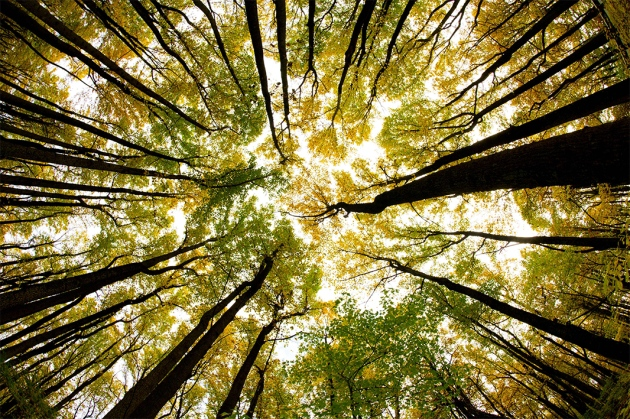
#> input picture img/trees.jpg, 630 x 419 px
$ jupyter execute 'Basic Image Manipulation-Student.ipynb'
#> lines starting #> are read from the running program, lines starting #| are printed output that depends on the picture; after the words box and inside, x2 and y2 are one past the last pixel; in counts of white or black regions, pixels touching at a corner belong together
# Syracuse It Girls Workshop: Image Manipulation
_8/2/21_

In this notebook, you will learn how to:

1. Load and visualize images
2. Understand images are arrays of numbers; they can be indexed and sliced
3. Rotate, resize, and crop an image
4. Create and apply your own color filters to an image

## Import Packages

[cell 1]
from PIL import Image
import numpy as np

## Load / Display Image

[cell 2]
#Load image and store it in variable "picture"
picture = Image.open("img/trees.jpg")
#> picture is the input picture: PIL image 630x419 RGB; mean R, G, B 125.3, 113.9, 61.8

[cell 3]
#Display image
picture

[cell 4]
#Print Additional Information about the picture
print("Number Bits: " + str(picture.bits) + "\n",
      "Picture Size: " + str(picture.size) + "\n",
      "Picture Format: " + picture.format)
#| Number Bits: 8
#|  Picture Size: (630, 419)
#|  Picture Format: JPEG

## Picture Manipulation

[cell 5]
#Rotate image
picture.rotate(45)
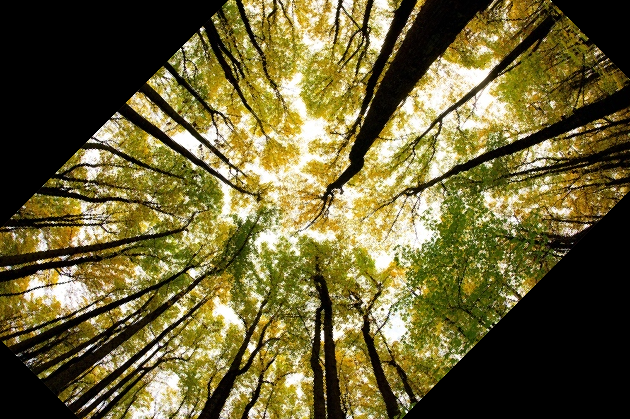
#> Out: PIL image 630x419 RGB; mean R, G, B 105.3, 96.7, 52.5

### Question: Write code below to rotate the picture 190 degrees

[cell 6]
# your code here:

### Question: Write code below to rotate the picture 76 degrees the opposite direction

[cell 7]
# your code here:

[cell 8]
#Resize image
picture.resize([200,200])
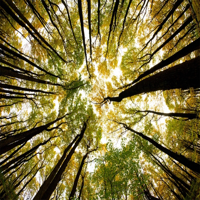
#> Out: PIL image 200x200 RGB; mean R, G, B 125.2, 114, 61.9

[cell 9]
#Permanently resize image
new_picture = picture.resize([200,200])

#Display new picture size
new_picture.size
#> Out = (200, 200)

### Question: Write code below to make the image half as wide, and half as tall

[cell 10]
# your code here:

## Color Manipulation

[cell 11]
#Grey-scale an image (the easy way)
picture.convert("L")
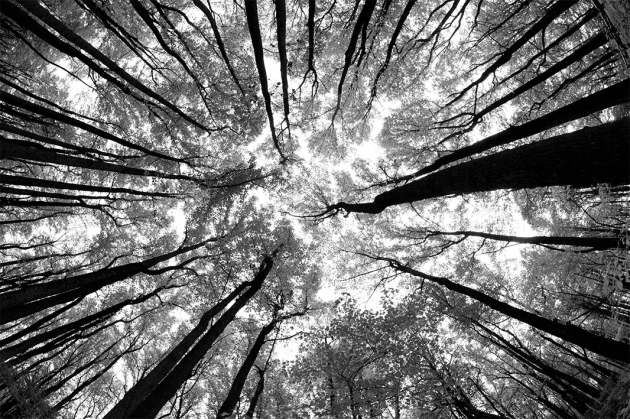
#> Out: PIL image 630x419 L; min 0, max 255, mean 111.4

## Images are really just lists of numbers

[cell 12]
#Convert picture to array
arr = np.array(picture)
arr

## Cropping an Image

Now we know images are just arrays of numbers. So we can slice that array to crop an image.
Below we crop an image vertically

[cell 13]
cropped_y = arr[:200]
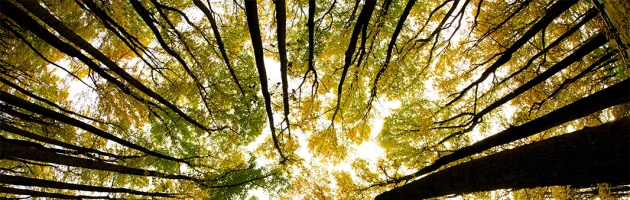
#> cropped_y: shape (200, 630, 3); mean R, G, B 123, 110.1, 59.4
im = Image.fromarray(cropped_y)
im

[cell 14]
cropped_x = arr[:,:200]
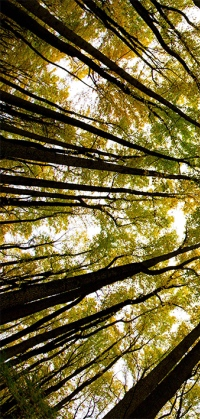
#> cropped_x: shape (419, 200, 3); mean R, G, B 113, 101.6, 56.6
im = Image.fromarray(cropped_x)
im

### Question: Crop the image to get the first 100 rows and columns

[cell 15]
# your code here:

Food for thought: How would you expect the original array of numbers to have changed after cropping? Try displaying it again.

[cell 16]
#Brighten the image (multiply all pixels by 2.5)
# The "point" function applies some function to every pixel in the image. The function below multiplies every pixel by 2.5.
# This makes the image brighter

picture.point(lambda i: i * 2.5)
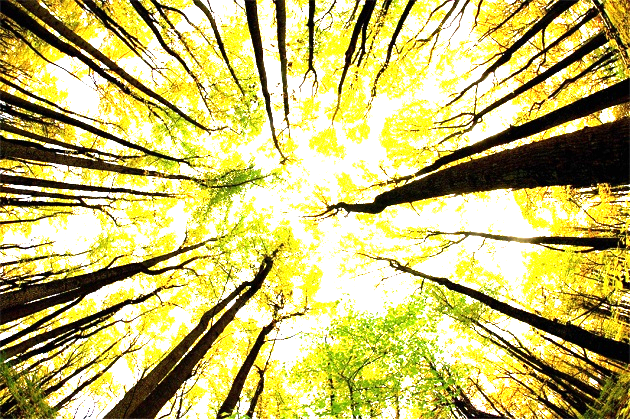
#> Out: PIL image 630x419 RGB; mean R, G, B 194.6, 187.3, 108.5

### Question: Write code to darken the picture

[cell 17]
# your code here:

## More Complex Transformations

Color images are made up of Red, Green, and Blue filters. When combined, they generate the image that you see. This means we can split an image into its Red, Green, and Blue components separately.

Below we change the Blue filter to change the appearance of the original image.

[cell 18]
#Split Image into individual color bands
source = picture.split()
R, G, B = 0,1,2

#Create new filter will higher blue values
more_blue = source[B].point(lambda i: 200)
#> more_blue: PIL image 630x419 L; every value is 200

#Paste new filter into original filters
source[B].paste(more_blue)

#Reconstruct image with new filters
image = Image.merge(picture.mode,source)
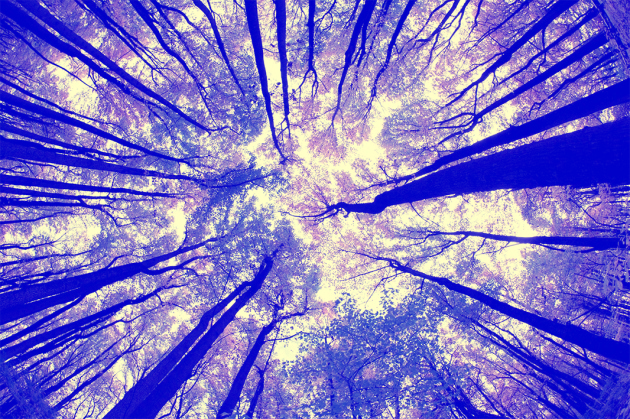
#> image: PIL image 630x419 RGB; mean R, G, B 125.3, 113.9, 200

#Display new image
image

### Question: Write code to apply a green filter over the picture

[cell 19]
# your code here:

## Conditional Color Manipulation

[cell 20]
#Change color values conditionally
#Increase green colors, only where these is low red color (less than 150)

source = picture.split()
R, G, B = 0,1,2

# select regions where red is less than 150
condition = source[R].point(lambda i: i < 150 and 255)
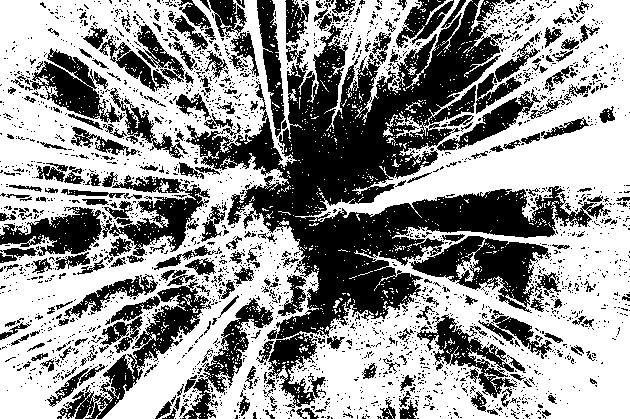
#> condition: PIL image 630x419 L; 58.9% white; 2424 black regions (2167 under 20 px), largest, box (x1, y1, x2, y2) and area: (186, 0, 611, 408) 45655, (409, 236, 551, 313) 4528, (57, 279, 211, 419) 4176

# process the green band
out = source[G].point(lambda i: i * 1.5)
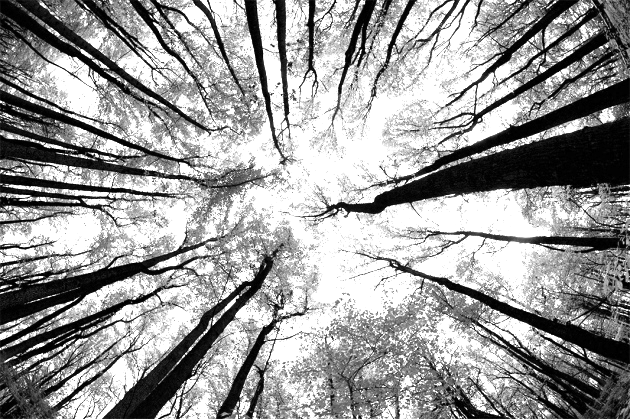
#> out: PIL image 630x419 L; min 0, max 255, mean 152.8

# paste the processed band back, but only where red was < 150
source[G].paste(out, None, condition)

# build a new multiband image
image = Image.merge(picture.mode, source)
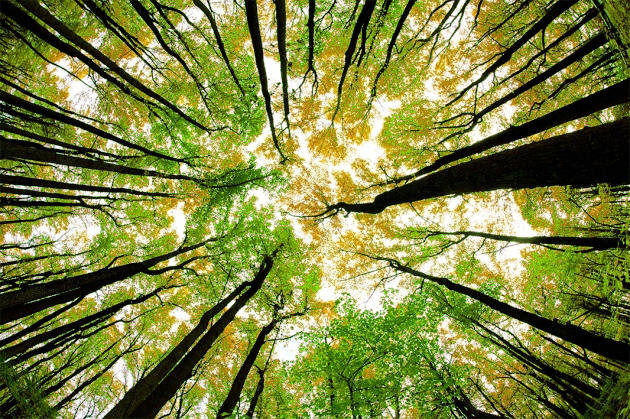
#> image: PIL image 630x419 RGB; mean R, G, B 125.3, 131.6, 61.8

image

$ run again, with img/chicago.jpg copied over img/trees.jpg
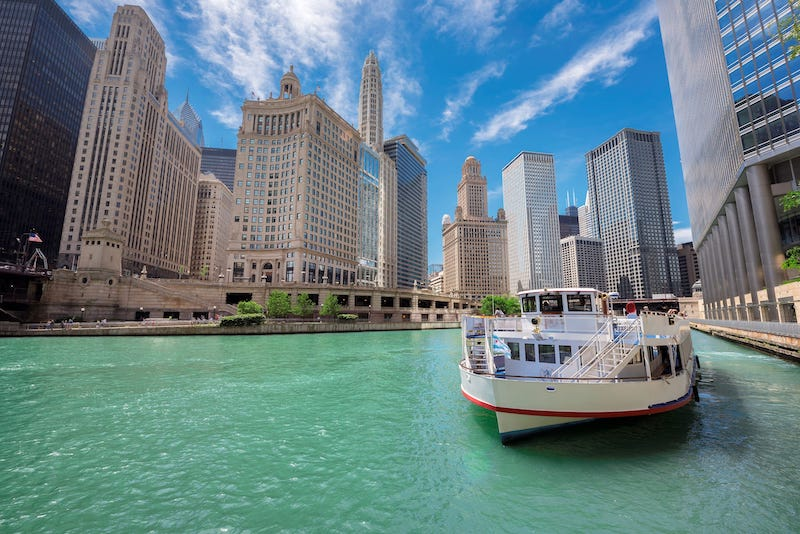
#> input picture img/chicago.jpg, 800 x 534 px
#> picture is the input picture: PIL image 800x534 RGB; mean R, G, B 103.7, 129.4, 134.1
#| Number Bits: 8
#|  Picture Size: (800, 534)
#|  Picture Format: JPEG
#> more_blue: PIL image 800x534 L; every value is 200
#> `condition = source[R].point(lambda i: i < 150 and 255)`:
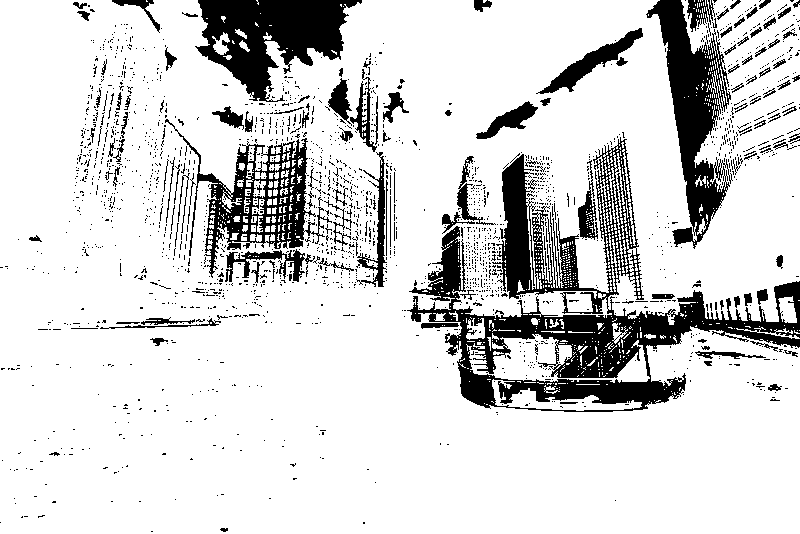
#> condition: PIL image 800x534 L; 83.6% white; 2075 black regions (1945 under 20 px), largest, box (x1, y1, x2, y2) and area: (407, 137, 800, 412) 26284, (195, 0, 362, 102) 9035, (646, 0, 733, 249) 8246
#> `image = Image.merge(picture.mode, source)`:
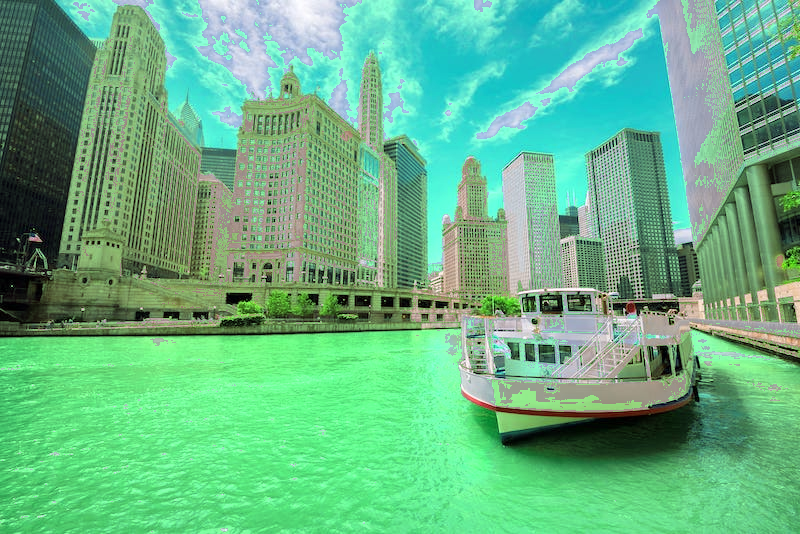
#> image: PIL image 800x534 RGB; mean R, G, B 103.7, 179, 134.1
